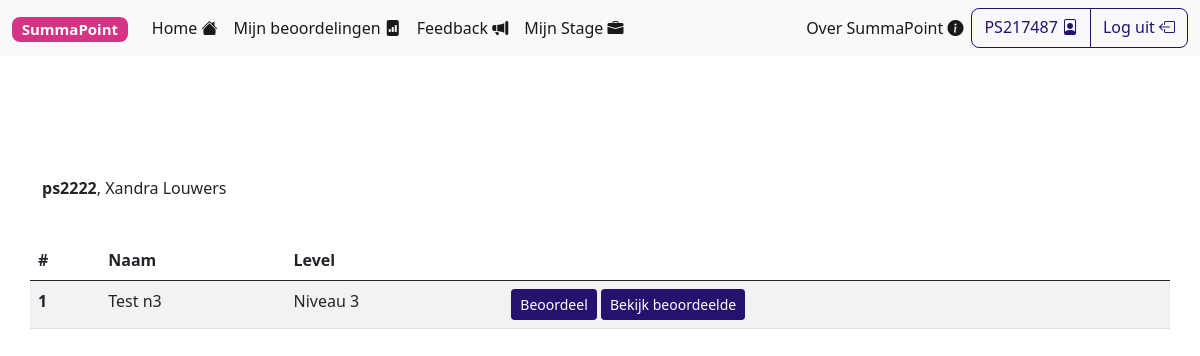
The page /forms.php?userid=3 (signed in) on the database its author committed.
### tables this page shows
CREATE TABLE IF NOT EXISTS `user` (
  `id` int(11) NOT NULL AUTO_INCREMENT,
  `ps_number` varchar(45) NOT NULL,
  `name` varchar(45) NOT NULL,
  `surname` varchar(45) NOT NULL,
  `password` varchar(255) NOT NULL,
  PRIMARY KEY (`id`)
);

CREATE TABLE IF NOT EXISTS `form` (
  `id` int(11) NOT NULL AUTO_INCREMENT,
  `level_id` int(11) NOT NULL,
  `name` varchar(100) NOT NULL,
  PRIMARY KEY (`id`),
  KEY `level_id` (`level_id`)
);

CREATE TABLE IF NOT EXISTS `level` (
  `id` int(11) NOT NULL AUTO_INCREMENT,
  `name` varchar(45) NOT NULL,
  PRIMARY KEY (`id`)
);

### classes/connection/app.php (called while the page is built, shortened)
<?php
include "dbInterface.php";
class App
{
    public $db_interface;
    function __construct()
    {
        $this->db_config = new DbConfig();
        $this->db_interface = new DbInterface($this->db_config);
    }
    function get_user($id)
    {
        return $this->db_interface->get_user($id);
    }
    function get_forms($level)
    {
        return $this->db_interface->get_forms($level);
    }
}

### classes/connection/dbInterface.php (called while the page is built, shortened)
<?php
require_once "./classes/user.php";
require_once "./classes/form.php";
class DbInterface
{
    public $connection;
    function __construct($db_config)
    {
        $this->connection = new mysqli($db_config->servername, $db_config->username, $db_config->password, $db_config->dbname);
    }
    function get_user($id)
    {
        $stmt = $this->connection->prepare("SELECT user.id, user.ps_number, user.name, user.surname, level.name AS level_name, level.id AS level_id, role.name AS role_name FROM user INNER JOIN user_role ON user.id = user_role.user_id INNER JOIN role ON user_role.role_id = role.id INNER JOIN user_level ON user.id = user_level.user_id INNER JOIN level ON user_level.level_id = level.id WHERE user.id = ?");
        $stmt->bind_param("i", $id);
        $stmt->execute();
        $result = $stmt->get_result();
        $row = $result->fetch_assoc();
        $output = new User($row);
        $output->levels = $this->get_user_levels($id);
        return $output;
    }
    function get_user_levels($id)
    {
        $stmt = $this->connection->prepare("SELECT level.name AS level FROM user_level INNER JOIN level ON level_id = level.id WHERE user_id = ?");
        $stmt->bind_param("i", $id);
        $stmt->execute();
        $result = $stmt->get_result();
        $output = array();
        while ($row = $result->fetch_assoc()) {
            array_push($output, $row['level']);
        }
        return $output;
    }
    function get_forms($level)
    {
        $stmt = $this->connection->prepare("SELECT * FROM form WHERE level_id = ?");
        $stmt->bind_param('s', $level);
        $stmt->execute();
        $result = $stmt->get_result();
        $output = array();
        while ($row = $result->fetch_assoc()) {
            $form = new Form($row);
            array_push($output, $form);
        }
        return $output;
    }
}

### classes/user.php (called while the page is built, shortened)
<?php
class User {
    function __construct($sql_record)
    {
        $this->id = $sql_record["id"];
        $this->ps_number = $sql_record["ps_number"];
        $this->name = $sql_record["name"];
        $this->surname = $sql_record["surname"];
        $this->level_id = $sql_record["level_id"];
        $this->level = $sql_record["level_name"];
    }
}

### classes/form.php (called while the page is built, shortened)
<?php
class Form {
    function __construct($sql_record)
    {
        $this->id = $sql_record["id"];
        $this->name = $sql_record["name"];
    }
}

### forms.php (the view, shortened to what this page needs)
<?php
if (!isset($_SESSION['loggedin'])) {
    header('Location: index.php');
    exit;
} else {
    include_once("classes/connection/app.php");
    $app = new App();
    $user = $app->get_user($_GET["userid"]);
}
?>
<!DOCTYPE html>
<html lang="en">
<head>
    <?php include_once("components/head.php") ?>
</head>
<body>
    <?php include_once("components/navbar.php"); ?>
    <br>
    <br>
    <br>
    <br>
    <br>
    <div class="container">
        <div class="row row-cols-1 row-cols-md-3 g-4">
            <p><b><?= $user->ps_number; ?></b>, <?= $user->name; ?> <?= $user->surname; ?></p>
            <table class="table table-hover table-striped">
                <thead>
                    <tr>
                        <th scope="col">#</th>
                        <th scope="col">Naam</th>
                        <th scope="col">Level</th>
                        <th scope="col"></th>
                    </tr>
                </thead>
                <tbody>
                    <?php
                    $forms = $app->get_forms($user->level_id);
                    $i = 0;
                    if (count($forms) > 0) {
                        foreach ($forms as $form) {
                            $i++;
                            echo '
                            <tr>
                                <th scope="row">' . $i . '</th>
                                <td>' . $form->name . '</td>
                                <td>' . $user->level . '</td>';
                                if (($_SESSION['role'] == "Student")) {
                                    echo '<td><a class="btn btn-primary btn-sm" href="form_answers.php?userid=' . $user->id . '&formid=' . $form->id .'" role="button">Bekijk</a></td>';
                                }
                                else
                                {
                                    echo '<td><a class="btn btn-primary btn-sm" href="form.php?userid=' . $user->id . '&formid=' . $form->id .'" role="button">Beoordeel</a>
                                    <a class="btn btn-primary btn-sm" href="form_answers.php?userid=' . $user->id . '&formid=' . $form->id .'" role="button">Bekijk beoordeelde</a></td>';
                                }
                                echo '</tr></td>';
                        }
                    } else {
                        echo '<span class="badge bg-danger">Geen formulieren gevonden...</span>';
                    }
                    ?>
                </tbody>
            </table>
        </div>
    </div>
    <br>
    <br>
</body>
</html>

### rows shown on the page
user: ps_number "ps2222", name "Xandra", surname "Louwers"
form: name "Test n3", level.name "Niveau 3"

### other values the page prints
$_SESSION["ps_number"] "PS217487"
